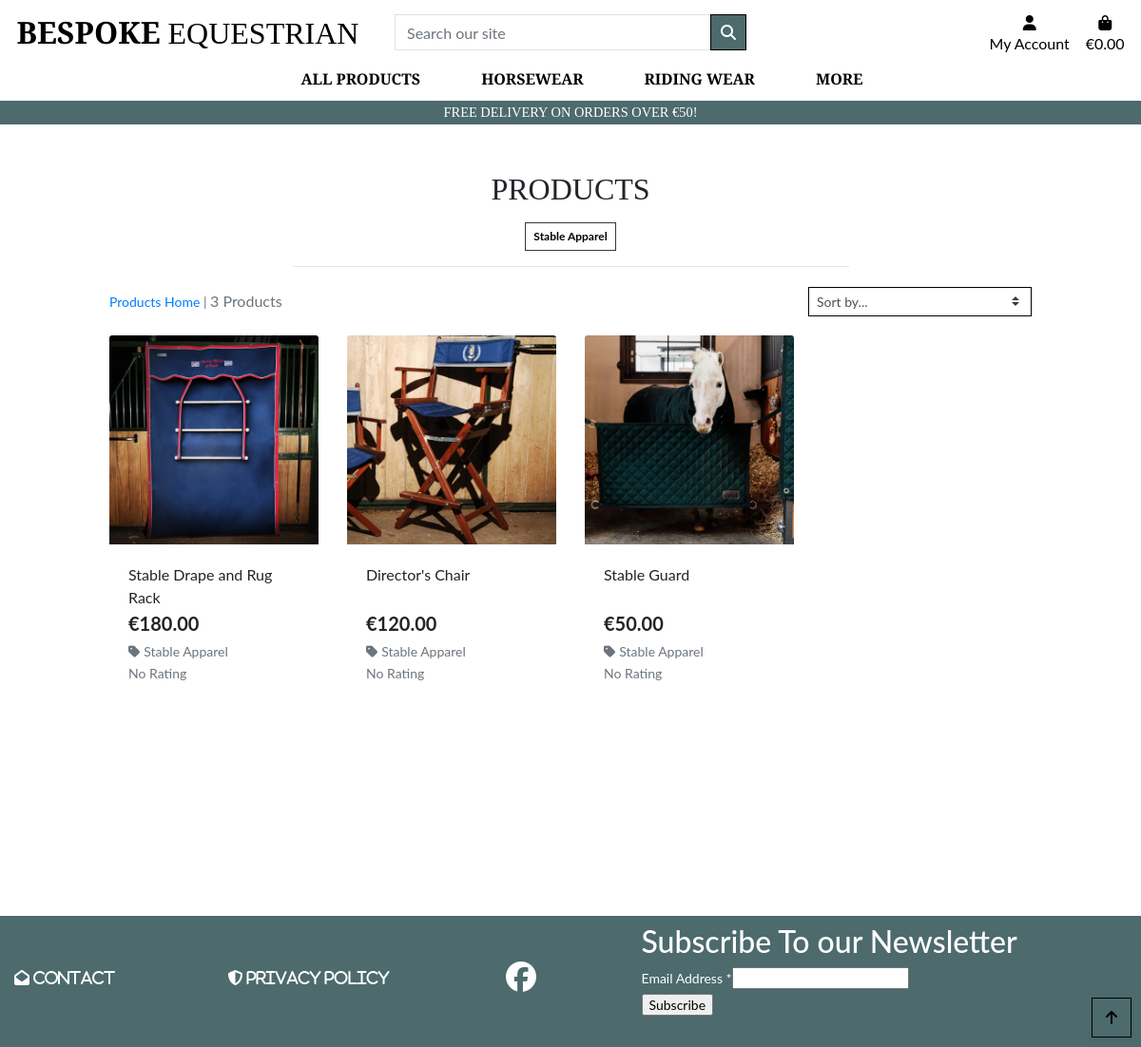
/products/?category=stable_apparel, run on an earlier commit of the app's database.
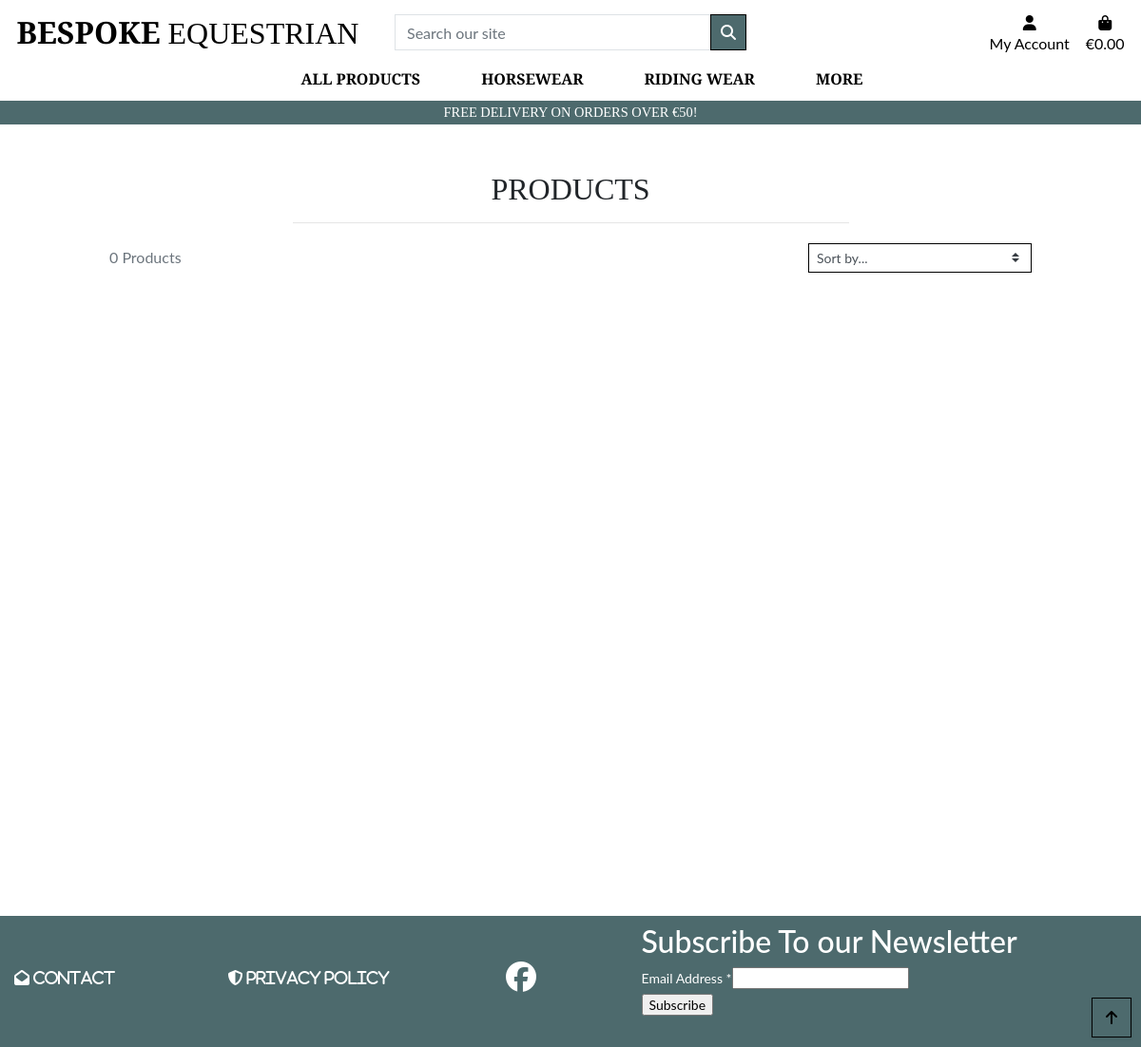
And on a later commit of the database.
### products/models.py (models this page shows, shortened)
class Category(models.Model):
    name = models.CharField(max_length=254)
    friendly_name = models.CharField(max_length=254, null=True, blank=True)

class Product(models.Model):
    category = models.ForeignKey('Category', null=True, blank=True, on_delete=models.SET_NULL)
    sku = models.CharField(max_length=254, null=True, blank=True)
    name = models.CharField(max_length=254)
    description = models.TextField()
    has_sizes = models.BooleanField(default=False, null=True, blank=True)
    has_colors =models.BooleanField(default=False, null=True, blank=True)
    price = models.DecimalField(max_digits=6, decimal_places=2)
    rating = models.DecimalField(max_digits=6, decimal_places=2, null=True, blank=True)
    image = models.FileField(null=True, blank=True)

### products/views.py (the view, shortened to what this page needs)
# urls.py: path('', views.all_products, name='products'),
def all_products(request):
    products = Product.objects.all()
    query = None
    categories = None
    sort = None
    direction = None
    if request.GET:
        if 'category' in request.GET:
            categories = request.GET['category'].split(',')
            products = products.filter(category__name__in=categories)
            categories = Category.objects.filter(name__in=categories)
    current_sorting = f'{sort}_{direction}'
    context = {
        'products': products,
        'search_term': query,
        'current_categories': categories,
        'current_sorting': current_sorting,
    }
    return render(request, 'products/products.html', context)

### bag/contexts.py (called while the page is built, shortened)
def bag_contents(request):
    bag_items = []
    total = 0
    product_count = 0
    bag = request.session.get('bag', {})
    discount = 0
    savings = 0
    grand_total = total - savings
    if total < settings.FREE_DELIVERY_THRESHOLD:
        delivery = total * Decimal(settings.STANDARD_DELIVERY_PERCENTAGE / 100)
        free_delivery_delta = settings.FREE_DELIVERY_THRESHOLD - total
    else:
        delivery = 0
        free_delivery_delta = 0
    grand_total = delivery + total
    context = {
        'bag_items': bag_items,
        'total': total,
        'product_count': product_count,
        'delivery': delivery,
        'free_delivery_delta': free_delivery_delta,
        'free_delivery_threshold': settings.FREE_DELIVERY_THRESHOLD,
        'grand_total': grand_total,
    }
    return context

### products/templates/products/products.html (shortened to what this page needs)
{% extends "base.html" %}
{% load static %}
{% block page_header %}
<div class="container header-container">
</div>
{% endblock %}
{% block content %}
<div class="overlay"></div>
<div class="container-fluid">
    <div class="row">
        <div class="col text-center mt-3">
            <h2 class="logo-font">Products</h2>
            {% for c in current_categories %}
            <a class="category-badge text-decoration-none" href="{% url 'products' %}?category={{ c.name }}">
                <span
                    class="p-2 mt-2 badge badge-white text-black rounded-0 border border-dark">{{ c.friendly_name }}</span>
            </a>
            {% endfor %}
            <hr class="w-50 mb-1">
        </div>
    </div>
    <div class="row">
        <div class="product-container col-10 offset-1">
            <div class="row mt-1 mb-2">
                <div class="col-12 col-md-6 my-auto order-md-last d-flex justify-content-center justify-content-md-end">
                    <div class="sort-select-wrapper w-50">
                        <select id="sort-selector"
                            class="custom-select custom-select-sm rounded-0 border border-{% if current_sorting != 'None_None' %}info{% else %}black{% endif %}">
                            <option value="reset" {% if current_sorting == 'None_None' %}selected{% endif %}>Sort by...
                            </option>
                        </select>
                    </div>
                </div>
                <div class="col-12 col-md-6 order-md-first">
                    <p class="text-muted mt-3 text-center text-md-left">
                        {% if search_term or current_categories or current_sorting != 'None_None' %}
                        <span class="small"><a href="{% url 'products' %}">Products Home</a> | </span>
                        {% endif %}
                        {{ products|length }} Products
                    </p>
                </div>
            </div>
            <div class="row">
                {% for product in products %}
                <div class="col-sm-6 col-md-6 col-lg-4 col-xl-3">
                    <div class="card h-100 border-0">
                        {% if product.image %}
                        <a href="{% url 'product_detail' product.id %}">
                            <img class="card-img-top img-fluid" src="{{ product.image.url }}" alt="{{ product.name }}">
                        </a>
                        {% else %}
                        <a href="{% url 'product_detail' product.id %}">
                            <img class="card-img-top img-fluid" src="{{ MEDIA_URL }}noimage.png"
                                alt="{{ product.name }}">
                        </a>
                        {% endif %}
                        <div class="card-body pb-0">
                            <p class="mb-0">{{ product.name }}</p>
                        </div>
                        <div class="card-footer bg-white pt-0 border-0 text-left">
                            <div class="row">
                                <div class="col">
                                    <p class="lead mb-0 text-left font-weight-bold">€{{ product.price }}</p>
                                    {% if product.category %}
                                    <p class="small mt-1 mb-0">
                                        <a class="text-muted"
                                            href="{% url 'products' %}?category={{ product.category.name }}">
                                            <i class="fas fa-tag mr-1"></i>{{ product.category.friendly_name }}
                                        </a>
                                    </p>
                                    {% endif %}
                                    {% if product.rating %}
                                    <small class="text-muted"><i class="fas fa-star mr-1"></i>{{ product.rating }} /
                                        5</small>
                                    {% else %}
                                    <small class="text-muted">No Rating</small>
                                    {% endif %}
                                </div>
                            </div>
                        </div>
                    </div>
                </div>
                {% endfor %}
            </div>
        </div>
    </div>
</div>
<div class="btt-button shadow-sm rounded-0 border border-black">
    <a class="btt-link d-flex h-100">
        <i class="fas fa-arrow-up text-black mx-auto my-auto"></i>
    </a>
</div>
{% endblock %}

### templates/base.html (shortened to what this page needs)
{% load static %}
<!doctype html>
<html lang="en">
<head>
  {% block corecss %}
  <link rel="stylesheet" href="https://cdn.jsdelivr.net/npm/bootstrap@4.6.2/dist/css/bootstrap.min.css"
>
  <link href="//cdn-images.mailchimp.com/embedcode/classic-061523.css" rel="stylesheet" type="text/css">
  <link rel="stylesheet" href="{% static 'css/base.css' %}">
  {% endblock %}
</head>
<body>
  <header class="container-fluid fixed-top">
    <div id="topnav" class="row bg-white pt-lg-2 d-none d-lg-flex">
      <div class="col-12 col-lg-4 my-auto py-1 py-lg-0 text-center text-lg-left">
        <a href="{% url 'home' %}" class="nav-link main-logo-link">
          <h2 class="logo-font text-black my-0"><strong>Bespoke</strong> Equestrian</h2>
        </a>
      </div>
      <div class="col-12 col-lg-4 my-auto py-1 py-lg-0">
        <form method="GET" action="{% url 'products' %}">
          <div class="input-group w-100">
            <input class="form-control border border-1 rounded-0" type="text" name="q" placeholder="Search our site">
            <div class="input-group-append">
              <button class="form-control btn btn-black border border-black rounded-0" type="submit">
                <span class="icon">
                  <i class="fas fa-search"></i>
                </span>
              </button>
            </div>
          </div>
        </form>
      </div>
      <div class="col-12 col-lg-4 my-auto py-1 py-lg-0">
        <ul class="list-inline list-unstyled text-center text-lg-right my-0">
          <li class="list-inline-item dropdown">
            <a class="text-black nav-link" href="#" id="user-options" data-toggle="dropdown" aria-haspopup="true"
              aria-expanded="false">
              <div class="text-center">
                <div></div>
                <p class="my-0">My Account</p>
              </div>
            </a>
          </li>
          <li class="list-inline-item">
            <a class="{% if grand_total %}text-info font-weight-bold{% else %}text-black{% endif %} nav-link"
              href="{% url 'view_bag' %}">
              <div class="text-center">
                <div></div>
                <p class="my-0">
                  {% if grand_total %}
                  €{{ grand_total|floatformat:2 }}
                  {% else %}
                  €0.00
                  {% endif %}
                </p>
              </div>
            </a>
          </li>
        </ul>
      </div>
    </div>
    <div class="row bg-white">
      <nav class="navbar navbar-expand-lg navbar-light w-100">
        {% include 'includes/main-nav.html' %}
      </nav>
    </div>
    <div id="delivery-banner" class="row text-center">
      <div class="col bg-black text-white">
        <h4 class="logo-font my-1">Free delivery on orders over €{{ free_delivery_threshold }}!</h4>
      </div>
    </div>
  </header>
  {% block page_header %}
  {% endblock %}
  <main class="d-flex ">
    {% block content %}
    {% endblock %}
  </main>
  {% include 'includes/footer.html' %}
</body>
</html>

### templates/includes/main-nav.html (shortened to what this page needs)
<div class="collapse navbar-collapse" id="main-nav">
    <ul class="navbar-nav w-auto mx-auto">
        <li class="nav-item dropdown">
            <a class="logo-font font-weight-bold nav-link text-black mr-5" href="#" id="all-products-link"
                data-toggle="dropdown" aria-haspopup="true" aria-expanded="false">
                All Products
            </a>
        </li>
        <li class="nav-item dropdown">
            <a class="logo-font font-weight-bold nav-link text-black mr-5" href="#" id="horsewear-link"
                data-toggle="dropdown" aria-haspopup="true" aria-expanded="false">
                Horsewear
            </a>
        </li>
        <li class="nav-item dropdown">
            <a class="logo-font font-weight-bold nav-link text-black mr-5" href="#" id="riderwear-link"
                data-toggle="dropdown" aria-haspopup="true" aria-expanded="false">
                Riding Wear
            </a>
        </li>
        <li class="nav-item dropdown">
            <a class="logo-font font-weight-bold nav-link text-black" href="#" id="specials-link" data-toggle="dropdown"
                aria-haspopup="true" aria-expanded="false">
                More
            </a>
        </li>
    </ul>
</div>

### templates/includes/footer.html (shortened to what this page needs)
<footer>
    <div class="container-fluid mt-2">
        <ul class="list-inline d-flex flex-wrap justify-content-between align-items-center">
            <li class="list-inline-item">
                <a href="{% url 'contact' %}" target="_blank" rel="noopener"
                    aria-label="visit the website developer's github page (opens in a new tab)">
                    <i class="fa-solid fa-envelope-open"> Contact</i>
                </a>
            </li>
            <li class="list-inline-item">
                <a href="https://www.termsfeed.com/live/85de07aa-71ac-4db3-84e8-d53e6328b6a7"
                    aria-label="click here to go to our privacy policy" role="button" class="p-sm-2">
                    <i class="fa-solid fa-shield-halved d-none d-sm-inline mr-1 "> Privacy policy</i>
                </a>
            </li>
            <li class="list-inline-item">
                <a href="https://www.facebook.com/" target="_blank" rel="noopener"
                    aria-label="click here to visit our facebook page (opens in a new tab)">
                    <i class="fa-brands fa-facebook fa-2x"></i>
                </a>
            </li>
            <li class=" list-inline-item">
                <div id="mc_embed_shell">
                    <div id="mc_embed_signup">
                        <form
                            action="https://herokuapp.us13.list-manage.com/subscribe/post?u=d54c1e67285e9da98ad524aa3&amp;id=e9ed63f069&amp;f_id=005de0e1f0"
                            method="post" id="mc-embedded-subscribe-form" name="mc-embedded-subscribe-form"
                            class="validate" target="_blank">
                            <div id="mc_embed_signup_scroll">
                                <h2>Subscribe To our Newsletter</h2>
                                <div class="mc-field-group"><label for="mce-EMAIL">Email Address <span
                                            class="asterisk">*</span></label><input type="email" name="EMAIL"
                                        class="required email" id="mce-EMAIL" required="" value=""></div>
                                <div class="optionalParent">
                                    <div class="clear foot">
                                        <input type="submit" name="subscribe" id="mc-embedded-subscribe" class="button"
                                            value="Subscribe">
                                        <p style="margin: 0px auto;"><a href="http://eepurl.com/i0jDgc"
                        </form>
                    </div>
                </div>
            </li>
        </ul>
    </div>
</footer>

### static/css/base.css (style rules this page uses)
html { height: 100%; }
body { background: url('/static/images/hero2.webp') no-repeat center center fixed; background-size: cover; font-family: 'Lato'; }
main { background-color: transparent; flex: 1 0 auto; min-height: 100vh; }
footer { background-color: #4D6A6D; display: flex; flex-wrap: wrap; color: #ffffff; }
#mc_embed_signup { background: #4D6A6D; clear: left; color: white; font: 14px lato; width: 400px; }
.fa-brands, .fa-solid { color: #ffffff; }
.icon { align-items: center; display: inline-flex; justify-content: center; height: 1.5rem; width: 1.5rem; }
.logo-font { text-transform: uppercase; font-family: 'Playfair Display' }
.main-logo-link { width: fit-content; }
.btn-black { background: #4D6A6D; color: white; }
.text-black { color: #000 !important; }
.border-black { border: 1px solid black !important; }
.bg-black { background: #4D6A6D !important; }
.overlay { height: 100%; width: 100%; top: 0; left: 0; position: fixed; background: white; z-index: -1; }
.btt-button { height: 42px; width: 42px; position: fixed; bottom: 10px; right: 10px; }
.btt-link, .update-link, .remove-item { cursor: pointer; }
@media (min-width: 1200px) { .container { max-width: 80%; } }
@media (min-width: 992px) { .header-container { padding-top: 164px; } }
.nav-link { padding: 0.15rem; }
#delivery-banner h4 { font-size: .9rem; }
.btn.btn-outline-black.rounded-0, .btn.btn-black.rounded-0 { padding: .375rem .375rem; }

What changed in the data, as far as the page shows it:
removed Category: friendly_name "Stable Apparel"
removed Product: image (picture), name "Stable Drape and Rug Rack", price "180.00", category.friendly_name "Stable Apparel", shows "No Rating"
removed Product: image (picture), name "Director's Chair", price "120.00", category.friendly_name "Stable Apparel", shows "No Rating"
removed Product: image (picture), name "Stable Guard", price "50.00", category.friendly_name "Stable Apparel", shows "No Rating"
Also different on the page:
{{ products|length }}: "3" → "0"
text no longer shown: "Products Home |"
